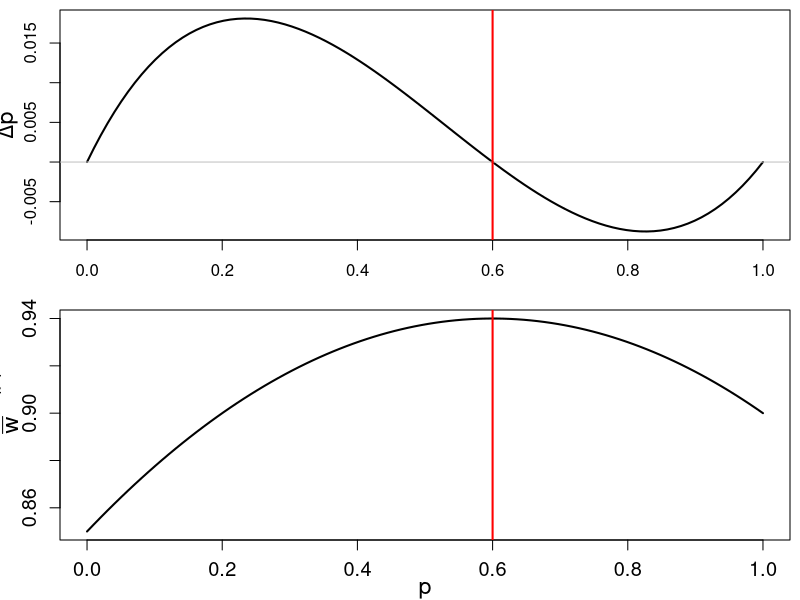
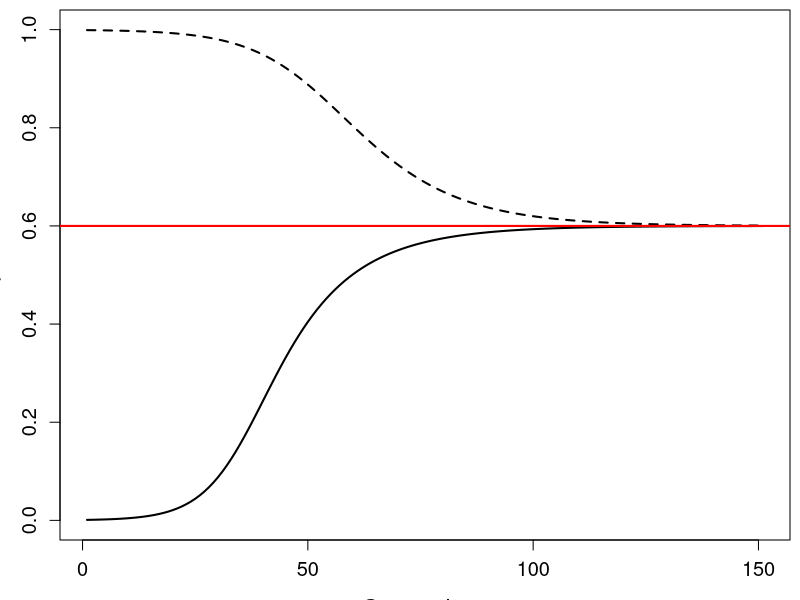
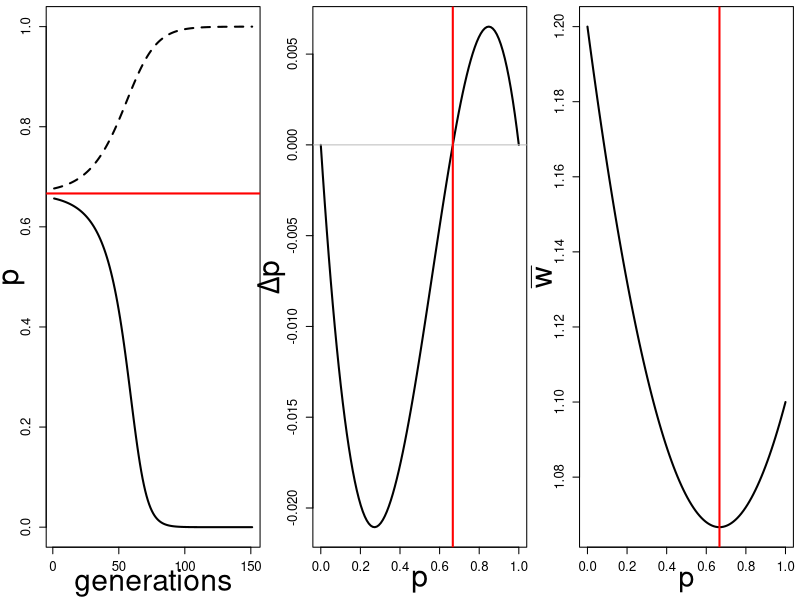

These figures' R source, in order:



p<-seq(0,1,length=100)

mean.fit<-function(p){ 
	 p^2*w11 + w12*2*p*(1-p) + w22*(1-p)^2 
}

delta_p<-function(p){ 
	w1<- w11*p + w12*(1-p)
	w2<- w12*p + w22*(1-p)
	 wbar<-mean.fit(p) 
	p*(1-p)*(w1-w2)/wbar 
}

w11<-0.9; w12<-1; w22<-0.85
layout(1:2)
p<-seq(0,1,length=100)
par(mar=c(3,3,0.5,0.5))
plot(p,delta_p(p),type="l",ylab="",lwd=2)
mtext(side=2,expression(Delta*p),cex=1.4,line=1.9)
abline(h=0,col="grey")
abline(v= (1-w22)/((1-w11)+(1-w22)),col="red",lwd=2)
plot(p,mean.fit(p),type="l",xlab="",ylab=,cex.axis=1.2,cex.lab=1.4,lwd=2)
mtext(side=2,expression(bar(w)),cex=1.4,line=1.9)
mtext(side=1,"p",cex=1.4,line=1.9)
abline(v= (1-w22)/((1-w11)+(1-w22)),col="red",lwd=2)

 dev.copy2pdf(file="~/Dropbox/Courses/Popgen_teaching_Notes/figures/het_advant_dp_wbar.pdf")

layout(1)
p<-1/1000
my.p.traj<-p

for(i in 1:150){
	p<-p+delta_p(p)
	my.p.traj<-c(my.p.traj,p)
}
plot(my.p.traj,ylim=c(0,1),type="l",xlab="Generations",ylab="p",cex.axis=1.2,cex.lab=1.4,lwd=2)

p<-999/1000
my.p.traj<-p

for(i in 1:150){
	p<-p+delta_p(p)
	my.p.traj<-c(my.p.traj,p)
}
lines(my.p.traj,ylim=c(0,1),lty=2,lwd=2)
abline(h= (1-w22)/((1-w11)+(1-w22)),col="red",lwd=2)


 dev.copy2pdf(file="~/Dropbox/Courses/Popgen_teaching_Notes/figures/het_advant_traj.pdf")
########################
#### Het disadvantage
########################

w11<-1.1; w12<-1; w22<-1.2

par(mar=c(4,3.5,0.5,0.5))
 layout(t(1:3))
p<- (1-w22)/((1-w11)+(1-w22)) - 0.01
my.p.traj<-p

for(i in 1:150){
	p<-p+delta_p(p)
	my.p.traj<-c(my.p.traj,p)
}
plot(my.p.traj,ylim=c(0,1),type="l",xlab="",ylab="",cex.axis=1.2,cex.lab=1.4,lwd=2)

mtext(side=2,"p",cex=1.8,line=1.9)
mtext(side=1,"generations",cex=1.8,line=2.5)

p<- (1-w22)/((1-w11)+(1-w22)) + 0.01
my.p.traj<-p

for(i in 1:150){
	p<-p+delta_p(p)
	my.p.traj<-c(my.p.traj,p)
}
lines(my.p.traj,ylim=c(0,1),lty=2,lwd=2)
abline(h= (1-w22)/((1-w11)+(1-w22)),col="red",lwd=2)
p<-seq(0,1,length=100)

plot(p,delta_p(p),type="l",xlab="",ylab="",lwd=2,cex.axis=1.2);
mtext(side=1,"p",cex=1.8,line=2.2)
mtext(side=2,expression(Delta*p),cex=1.8,line=1.9)
abline(h=0,col="grey")
abline(v= (1-w22)/((1-w11)+(1-w22)),col="red",lwd=2)
plot(p,mean.fit(p),type="l",xlab="",ylab="",cex.axis=1.2,cex.lab=1.4,lwd=2)
mtext(side=2,expression(bar(w)),cex=1.8,line=1.9)
mtext(side=1,"p",cex=1.7,line=2.2)
abline(v= (1-w22)/((1-w11)+(1-w22)),col="red",lwd=2) 
dev.copy2pdf(file="~/Dropbox/Courses/Popgen_teaching_Notes/figures/het_disadvant_dp_wbar.pdf")
 
 